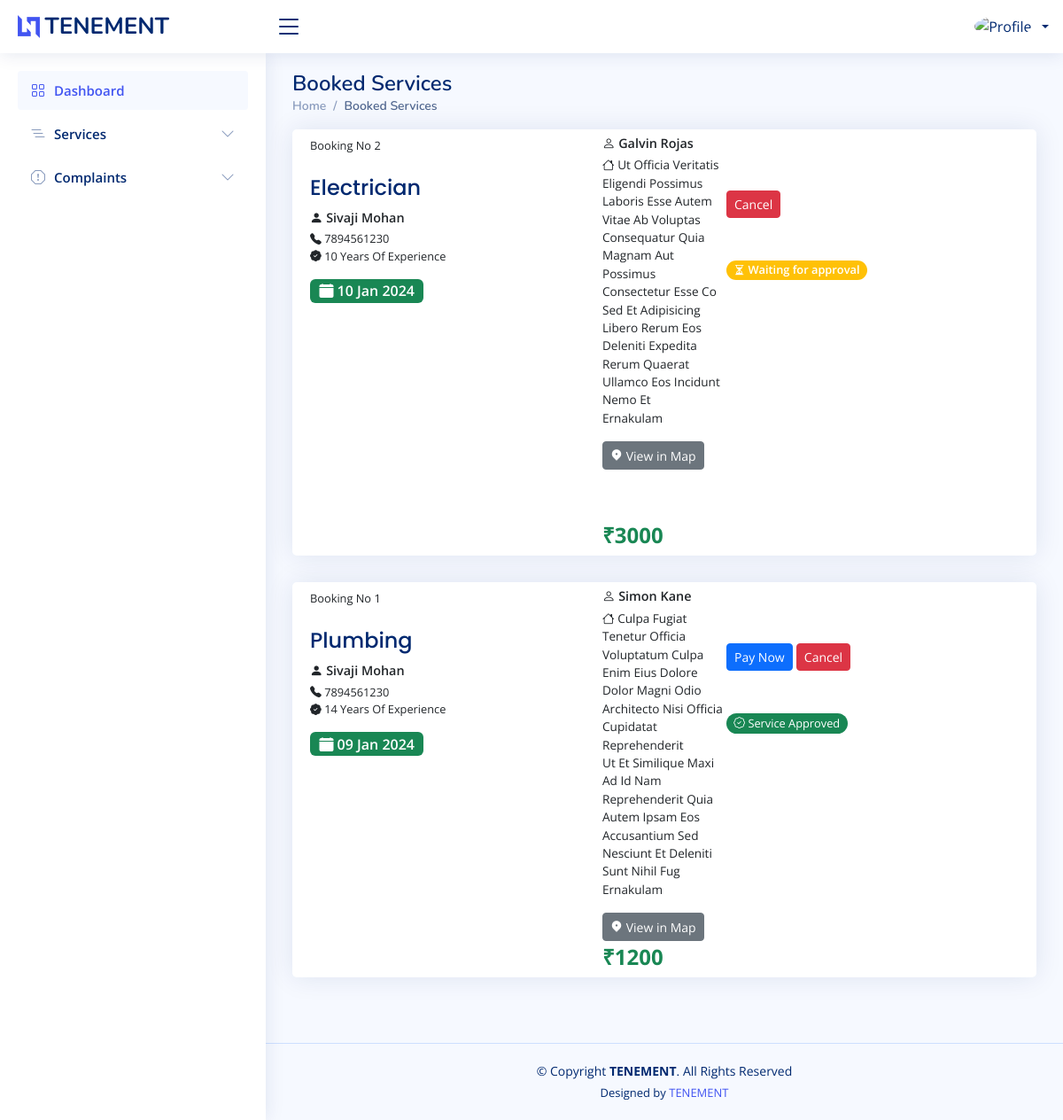
The page /user/bookedservices.php on the database its author committed.
### tables this page shows
CREATE TABLE `booking` (
  `bookingid` int(50) NOT NULL,
  `name` varchar(50) NOT NULL,
  `phone` varchar(50) NOT NULL,
  `date` date NOT NULL,
  `time` varchar(50) NOT NULL DEFAULT current_timestamp(),
  `address` varchar(200) NOT NULL,
  `district` varchar(50) NOT NULL,
  `city` varchar(50) NOT NULL,
  `instructions` varchar(300) NOT NULL,
  `landmark` varchar(100) NOT NULL,
  `url` varchar(100) NOT NULL,
  `status` int(20) NOT NULL,
  `email` varchar(50) NOT NULL,
  `serviceid` int(50) NOT NULL,
  `rating` int(11) NOT NULL,
  `feedback` varchar(500) NOT NULL,
  `rate` varchar(100) NOT NULL,
  `services` varchar(100) NOT NULL
);

CREATE TABLE `addservice` (
  `serviceid` int(100) NOT NULL,
  `services` varchar(100) NOT NULL,
  `description` varchar(500) NOT NULL,
  `experience` varchar(100) NOT NULL,
  `rate` varchar(100) NOT NULL,
  `email` varchar(50) NOT NULL
);

CREATE TABLE `employee_register` (
  `fname` varchar(50) NOT NULL,
  `lname` varchar(50) NOT NULL,
  `housename` varchar(50) NOT NULL,
  `street` varchar(50) NOT NULL,
  `district` varchar(50) NOT NULL,
  `state` varchar(50) NOT NULL,
  `zip` int(30) NOT NULL,
  `dob` date NOT NULL,
  `gender` varchar(50) NOT NULL,
  `phonenumber` varchar(50) NOT NULL,
  `email` varchar(50) NOT NULL,
  `aadhar` varchar(50) NOT NULL,
  `password` varchar(50) NOT NULL,
  `img` varchar(50) NOT NULL DEFAULT 'default.png'
);

### connect.php (called while the page is built, shortened)
<?php
$dbname="tenement";
$conn=mysqli_connect("localhost","root","",$dbname);
function select_data($sql)
{
  global $conn;
  $res = mysqli_query($conn, $sql);
  if ($res)
    return $res;
  else
    return False;
}
?>

### user/bookedservices.php (the view, shortened to what this page needs)
<?php
include 'header.php';
?>
<main id="main" class="main">
  <div class="pagetitle">
    <h1>Booked Services</h1>
    <nav>
      <ol class="breadcrumb">
        <li class="breadcrumb-item"><a href="index.php">Home</a></li>
        <li class="breadcrumb-item active">Booked Services</li>
      </ol>
    </nav>
  </div>
  <section class="section dashboard">
    <div class="row">
      <section class="section">
        <div class="row">
          <div class="col-lg-12">
            <?php
            $sql1 = "SELECT b.*,a.*,e.*  from booking b,addservice a,employee_register e where a.serviceid=b.serviceid and e.email=a.email and status IN('0','1','2') order by date desc;";
            $data1 = select_data($sql1);
            while ($row = mysqli_fetch_assoc($data1)) {
              $formattedDate = date("d M Y", strtotime($row['date']));
            ?>
              <div class="card" style="padding:5px 0 !important;">
                <div class="row g-0">
                  <div class="col-md-5">
                    <div class="card-body pb-0">
                      <p class="card-text mt-1" style="font-size:80%;font-color:#444;">Booking No <?php echo $row['bookingid']; ?> </p>
                      <h5 class="card-title pb-0 pt-2 " style="text-transform:capitalize;font-size:150%;"> <?php echo $row['services'] ?></h5>
                      <p class="card-text pb-0 mb-1" style="text-transform:capitalize;font-size:90%;font-weight:600;"><i class="bi bi-person-fill"></i> <?php echo $row['fname'] ?> <?php echo $row['lname'] ?> </p>
                      <p class="card-text" style="text-transform:capitalize;font-size:80%;"><i class="bi bi-telephone-fill"></i> <?php echo $row['phonenumber'] ?><br><i class="bi bi-patch-check-fill"></i> <?php echo $row['experience']?> Years Of Experience</p>
                      <p class="badge bg-success" style="font-weight: 600;font-size: 100%"><i class="bi bi-calendar-fill"></i>  <?php echo $formattedDate; ?> </p>
                    </div>
                  </div>
                  <div class="col-md-2">
                    <?php if ($row['status'] == 0) { ?>
                      <p class="card-text pb-0 mb-1" style="text-transform:capitalize;font-size:90%;font-weight:600;"><i class="bi bi-person"></i> <?php echo $row['name'] ?></p>
                      <p class="card-text" style="text-transform:capitalize;font-size:85%;"><i class="bi bi-house"></i> <?php echo $row['address'] ?><br><?php echo $row['city'] ?><br><?php echo $row['landmark'] ?><br><?php echo $row['district'] ?></p>
                      <td>
                      <a class="btn btn-secondary btn-sm" target="_blank" href="<?php echo $row['url']  ?>"><i class="  ri-map-pin-2-fill"></i> View in Map</a>
                      </td>
                      <p class="card-text mt-5 pt-2"><b class="text-success" style="font-size:150%;">₹<?php echo $row['rate']; ?></b> <span class="text-danger" style="font-size:100%;"></span></p>
                    <?php
                    } else if ($row['status'] == 1) {
                    ?>
                       <p class="card-text pb-0 mb-1" style="text-transform:capitalize;font-size:90%;font-weight:600;"><i class="bi bi-person"></i> <?php echo $row['name'] ?></p>
                      <p class="card-text" style="text-transform:capitalize;font-size:85%;"><i class="bi bi-house"></i> <?php echo $row['address'] ?><br><?php echo $row['city'] ?><br><?php echo $row['landmark'] ?><br><?php echo $row['district'] ?></p>
                      <td>
                      <a class="btn btn-secondary btn-sm" target="_blank" href="<?php echo $row['url']  ?>"><i class="  ri-map-pin-2-fill"></i> View in Map</a>
                      </td>
                      <p class="card-text"><b class="text-success" style="font-size:150%;">₹<?php echo ($row['rate']); ?></b> </p>
                    <?php
                    }else if ($row['status'] == 2) {
                    ?>
                     <p class="card-text pb-0 mb-1" style="text-transform:capitalize;font-size:90%;font-weight:600;"><i class="bi bi-person"></i> <?php echo $row['name'] ?></p>
                      <p class="card-text" style="text-transform:capitalize;font-size:85%;"><i class="bi bi-house"></i> <?php echo $row['address'] ?><br><?php echo $row['city'] ?><br><?php echo $row['landmark'] ?><br><?php echo $row['district'] ?></p>
                      <td>
                      <a class="btn btn-secondary btn-sm" target="_blank" href="<?php echo $row['url']  ?>"><i class="  ri-map-pin-2-fill"></i> View in Map</a>
                      </td>
                      <p class="card-text"><b class="text-success" style="font-size:150%;">₹<?php echo ($row['rate']); ?></b> </p>
                    <?php
                    }
                    ?>
                  </div>
                  <div class="col-md-3">
                    <?php if ($row['status'] == 0)
                    { ?>
                      <div class=" mt-5 pt-3">
                      <a href="php/cancelbook.php?bookingid=<?php echo $row['bookingid']; ?>" class="btn btn-danger btn-sm">Cancel </a>
                        </div>
                        <p class="badge rounded-pill bg-warning mt-5" style="font-size: 80%;font-weight: 600;"><i class="bi bi-hourglass-split"></i>  Waiting for approval</p>
                    <?php
                    }
                     else if ($row['status'] == 1) {
                    ?>
                      <div class="mt-5 pt-3">
                        <a class="btn btn-primary btn-sm mb-0" onclick="pay(<?php echo ($row['rate']) ?>,<?php echo $row['bookingid']; ?>)">Pay Now</a>
                        <a href="php/cancelbook.php?bookingid=<?php echo $row['bookingid']; ?>" class="btn btn-danger btn-sm">Cancel </a>
                      </div>
                      <p class="badge rounded-pill bg-success mt-5" style="font-size: 80%;font-weight: 400;"><i class="bi bi-patch-check"></i>   Service Approved</p>
                    <?php
                    } else if ($row['status'] == 2) {
                    ?>
                     <div class="mt-5 pt-3">
                     <a class="btn btn-primary btn-sm" data-bs-toggle="modal" data-bs-target="#verticalycentered" onclick="passid('<?php echo $row['bookingid'];?>')"><i class="bi bi-star me-1"></i>Add Review</a>
                     <a href="invoice.php?bookingid=<?php echo $row['bookingid']; ?>" class="btn btn-success btn-sm">Download Invoice </a>
                     </div>
                     <?php
                    }
                    ?>
                  </div>
                </div>
              </div>
            <?php
            }
            ?>
          </div>
        </div>
      </section>
</main>

### user/assets/css/style.css (style rules this page uses)
:root { scroll-behavior: smooth; }
body { font-family: "Open Sans", sans-serif; background: #f6f9ff; color: #444444; }
a { color: #4154f1; text-decoration: none; }
h1, h2, h3, h4, h5, h6 { font-family: "Nunito", sans-serif; }
#main { margin-top: 60px; padding: 20px 30px; transition: all 0.3s; }
.pagetitle { margin-bottom: 10px; }
.pagetitle h1 { font-size: 24px; margin-bottom: 0; font-weight: 600; color: #012970; }
.card { margin-bottom: 30px; border: none; border-radius: 5px; box-shadow: 0px 0 30px rgba(1, 41, 112, 0.1); }
.card-title { padding: 20px 0 15px 0; font-size: 18px; font-weight: 500; color: #012970; font-family: "Poppins", sans-serif; }
.card-body { padding: 0 20px 20px 20px; }
.breadcrumb { font-size: 14px; font-family: "Nunito", sans-serif; color: #899bbd; font-weight: 600; }
.breadcrumb a { color: #899bbd; transition: 0.3s; }
.breadcrumb .breadcrumb-item::before { color: #899bbd; }
.breadcrumb .active { color: #51678f; font-weight: 600; }
@media (min-width: 1200px) { #main, #footer { margin-left: 300px; } }
.footer { padding: 20px 0; font-size: 14px; transition: all 0.3s; border-top: 1px solid #cddfff; }
.footer .copyright { text-align: center; color: #012970; }
.footer .credits { padding-top: 5px; text-align: center; font-size: 13px; color: #012970; }

### rows shown on the page
booking: bookingid "2", serviceid.services "Electrician", employee_register.fname "Sivaji", employee_register.lname "Mohan", employee_register.phonenumber "7894561230", serviceid.experience "10", name "Galvin Rojas", address "Ut Officia Veritatis Eligendi Possimus Laboris Esse Autem Vitae Ab Voluptas Consequatur Quia Magnam Aut Possimus", city "Consectetur Esse Co", landmark "Sed Et Adipisicing Libero Rerum Eos Deleniti Expedita Rerum Quaerat Ullamco Eos Incidunt Nemo Et", employee_register.district "Ernakulam", serviceid.rate "3000"
booking: bookingid "1", serviceid.services "Plumbing", employee_register.fname "Sivaji", employee_register.lname "Mohan", employee_register.phonenumber "7894561230", serviceid.experience "14", name "Simon Kane", address "Culpa Fugiat Tenetur Officia Voluptatum Culpa Enim Eius Dolore Dolor Magni Odio Architecto Nisi Officia Cupidatat Reprehenderit", city "Ut Et Similique Maxi", landmark "Ad Id Nam Reprehenderit Quia Autem Ipsam Eos Accusantium Sed Nesciunt Et Deleniti Sunt Nihil Fug", employee_register.district "Ernakulam", serviceid.rate "1200"
